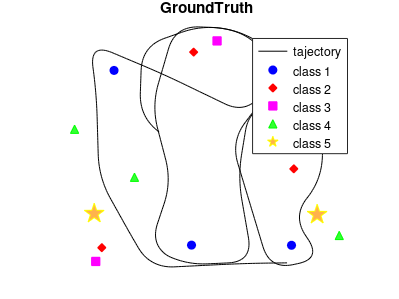

This chart was generated by the following MATLAB code: (Note: this script raises an error after producing the figure.)
%
%  the version 1 : the parameter of Standard Deviation is setted 
%
%
% our implementation based on the original code of the paper 
%    < SLAM with objects using a nonparametric pose graph >
% the github: 
%    https://github.com/BeipengMu/objectSLAM
%
%
%

close all;
clc;
clear;

addpath('include/');

%% load data and add noise
load('data/simulation.mat');

% generate Simulation Data


% New： create common view relationships
if ~exist('commonview.mat')
    commonview = zeros(length(node_edge.dpos), length(node_edge.dpos));
    %commonview = zeros(max(lm_edge.id1), max(lm_edge.id1));

    tmp = cell(length(node_edge.dpos),1);
    commonviewFrame = cell(length(node_edge.dpos),1);
    for i = 1:length(node_edge.dpos)
        tmp{i} = lm_edge.id2(find(lm_edge.id1==i));
    end

    for i = 1:length(tmp)
        i
        t1 = tmp{i};

        for j = (i+1):length(tmp)

            t2 = tmp{j};
            t3 = intersect(t1, t2);
            if ~isempty(t3)
                commonview(j,i) = 1;
                commonview(i,j) = commonview(j,i);
            end
        end

        commonviewFrame{i} = find(commonview(i,:)==1);
    end
    
    measurements_Commonview = cell(length(lm_edge.id1), 1);
    for i = 1:length(lm_edge.id1) 
        
        idx_frame = lm_edge.id1(i);
        commonviewKeyFrame = find(commonview(idx_frame, :)==1);
            
        measurement_Tmp = [i];
        for j = 1:length(commonviewKeyFrame)
            tmp = find(lm_edge.id1==commonviewKeyFrame(j));
            measurement_Tmp = [measurement_Tmp tmp];
        end
        measurements_Commonview{i} = measurement_Tmp;
    end
    
    
    save commonview commonview
    save commonviewFrame commonviewFrame
    save measurements_Commonview measurements_Commonview
else
    load commonview
    load commonviewFrame
    load measurements_Commonview
end

lm_edge.commonview = commonview;
lm_edge.commonviewFrame = commonviewFrame;
lm_edge.measurements_Commonview = measurements_Commonview;

%%
%  three noise parameters are setted here
noise_1 = 0.1;     % 0.1 -  0.3
noise_2 = 0.02;    % 0.02 - 0.1
noise_3 = 0.01;

lm_edge.dpos = lm_edge.dpos + randn(2,1098)*noise_1;  % 0.1
node_edge.dpos = node_edge.dpos+ randn(size(node_edge.dpos))*noise_2; % 0.02 
node_edge.dtheta = node_edge.dtheta + randn(size(node_edge.dtheta))*noise_3; % 0.01

%% plot dataset
fig = figure;
set(fig,'Position', [100, 100, 400, 300]);
set(fig,'Units','Inches');
pos = get(fig,'Position');
set(fig,'PaperPositionMode','Auto','PaperUnits','Inches','PaperSize',[pos(3), pos(4)])

plot(truth_traj(:,1),truth_traj(:,2),'k');
hold on; 
        
label={'tajectory'};
for i=1:5
    idx = truth_objects(:,3)==i-1;
    if sum(idx)>0
        label{end+1}=['class ' num2str(i)];
        switch i
        case 1
            plot(truth_objects(idx,1),truth_objects(idx,2),'bo','MarkerFaceColor','b');            
        case 2
            plot(truth_objects(idx,1),truth_objects(idx,2),'rd','MarkerFaceColor','r');
        case 3
            plot(truth_objects(idx,1),truth_objects(idx,2),'ms','MarkerFaceColor','m');
        case 4
            plot(truth_objects(idx,1),truth_objects(idx,2),'g^','MarkerFaceColor',[0.2 1 0.2]);
        case 5
            plot(truth_objects(idx,1),truth_objects(idx,2),'yp','MarkerFaceColor',[1 0.7 0.3],'MarkerSize',15);
        end               
   end
end
axis equal; axis off;
legend(label);
title('GroundTruth');
        
%% DP
pr = Processer();
pr = pr.setupobjects(node_edge,lm_edge);
% pr.plot();
pr = pr.optimizeDP(10);
[Eodom_NP, Eobj_NP]=pr.computeError(truth_traj',truth_objects');
pr.plot();
title('DP non-parametric');


%% HDP
pr = Processer();
pr = pr.setupobjects(node_edge,lm_edge);
% pr.plot();
pr = pr.optimizeHDP(10);
[Eodom_NP, Eobj_NP]=pr.computeError(truth_traj',truth_objects');
pr.plot();
title('HDP non-parametric');



% %% frame based
% pr_frame = Processer();
% pr_frame = pr_frame.setupobjects(node_edge,lm_edge);
% % [Iodom_frame, Iobj_frame]=pr_frame.computeEntropy();
% [Eodom_frame, Eobj_frame]=pr_frame.computeError(truth_traj',truth_objects');
% pr_frame.plot();
% title('frame based');
% 
% 
% %% open loop
% dp_alpha = 0.2:0.1:0.9;
% for i=1:length(dp_alpha)
%     pr_OL = Processer();
%     pr_OL.DP_alpha=dp_alpha(i);
%     pr_OL = pr_OL.setupobjects(node_edge,lm_edge);
%     pr_OL = pr_OL.OpenLoop;
% %     pr_OL.plot();
%     % [Iodom_OL, Iobj_OL]=pr_OL.computeEntropy();
%     [Eodom_OL, Eobj_OL]=pr_OL.computeError(truth_traj',truth_objects');
%     err_obj_ol(i)=mean(sqrt(Eobj_OL));
%     no_obj_ol(i)=length(pr_OL.objects);
% end
% pr_OL.plot();
% title('open loop');
% 
% %% robust slam
% for i=1:length(dp_alpha)
%     pr_Robust = Processer();
%     pr_Robust.DP_alpha=dp_alpha(i);
%     pr_Robust = pr_Robust.setupobjects(node_edge,lm_edge);
%     pr_Robust = pr_Robust.RobustSlam;
%     pr_Robust.write_isam('isam_input.txt');
%     % CPlusPlus program
%     !isam/bin/isam isam_input.txt -W isam_output.txt -B  
%     pr_Robust = pr_Robust.read_isam('isam_output.txt');
% %     pr_Robust.plot();
%     % [Iodom_PL, Iobj_PL]=pr_PL.computeEntropy();
%     [Eodom_Robust, Eobj_Robust]=pr_Robust.computeError(truth_traj',truth_objects');
%     err_obj_robust(i)=mean(sqrt(Eobj_Robust));
%     no_obj_robust(i)=length(pr_Robust.objects);
% end
% pr_Robust.plot();
% title('robust slam');
% 
% %%
% algo = {'NP pose graph'; 'Open Loop'; 'Robust SLAM'; 'Frame by Frame'};
% mean_odom = mean( sqrt([Eodom_NP; Eodom_OL; Eodom_Robust; Eodom_frame]),2);
% cum_odom = sum( sqrt([Eodom_NP; Eodom_OL; Eodom_Robust; Eodom_frame]),2);
% no_msts = sum( [pr.measurements.obj_id; pr_OL.measurements.obj_id;...
%     pr_Robust.measurements.obj_id; pr_frame.measurements.obj_id]>0,2);
% no_obj = [length(pr.objects); length(pr_OL.objects); length(pr_Robust.objects); length(pr_frame.objects)];
% err_obj = [mean(sqrt(Eobj_NP)); mean(sqrt(Eobj_OL)); mean(sqrt(Eodom_Robust)); mean(sqrt(Eobj_frame))];
% T = table(mean_odom,cum_odom,no_msts,no_obj,err_obj,...
%     'RowNames',algo);
% %%
% figure
% set(0,'DefaultLineMarkerSize',10)
% semilogx(no_obj(1), err_obj(1),'ko','MarkerFaceColor','k');hold on;
% semilogx(no_obj_ol, err_obj_ol,'b^','MarkerFaceColor','b');
% semilogx(no_obj_robust, err_obj_robust,'rs','MarkerFaceColor','r');
% semilogx(no_obj(4), err_obj(4),'mp','MarkerFaceColor','m');
% semilogx(15, 0,'gd','MarkerFaceColor',[0 0.8 0]);
% xlabel('number of objects');ylabel error;
% legend('NP-Graph','OL','R-SLAM','FbF','Ground Truth');
% 
% %%
% figure
% semilogy(cumsum(sqrt(Eodom_NP(1:20:end))),'k-o');hold on;
% semilogy(cumsum(sqrt(Eodom_OL(1:20:end))),'b-^');
% semilogy(cumsum(sqrt(Eodom_Robust(1:20:end))),'r-s');
% semilogy(cumsum(sqrt(Eodom_frame(1:20:end))),'m-p');
% xlabel time;ylabel 'cumulative trajectory error';
% legend('NP-Graph','OL','R-SLAM','FbF');

